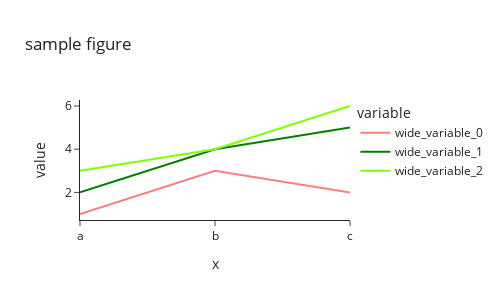

Notebook code for this chart:
### Code cell
fig = px.line(x=["a","b","c"], y=[[1,3,2], [2,4,5], [3,4,6]], title="sample figure")
fig

### Figure 1 — Plotly figure (JSON) as saved in the notebook; plotly's stock layout.template omitted (floating-point values rounded to 4 significant figures)
{"data": [{"hovertemplate": "variable=wide_variable_0<br>x=%{x}<br>value=%{y}<extra></extra>", "legendgroup": "wide_variable_0", "line": {"color": "rgba(243, 0, 0, 0.5)", "dash": "solid"}, "marker": {"symbol": "circle"}, "mode": "lines", "name": "wide_variable_0", "orientation": "v", "showlegend": true, "type": "scatter", "x": ["a", "b", "c"], "xaxis": "x", "y": [1, 3, 2], "yaxis": "y"}, {"hovertemplate": "variable=wide_variable_1<br>x=%{x}<br>value=%{y}<extra></extra>", "legendgroup": "wide_variable_1", "line": {"color": "green", "dash": "solid"}, "marker": {"symbol": "circle"}, "mode": "lines", "name": "wide_variable_1", "orientation": "v", "showlegend": true, "type": "scatter", "x": ["a", "b", "c"], "xaxis": "x", "y": [2, 4, 5], "yaxis": "y"}, {"hovertemplate": "variable=wide_variable_2<br>x=%{x}<br>value=%{y}<extra></extra>", "legendgroup": "wide_variable_2", "line": {"color": "#7FFF00", "dash": "solid"}, "marker": {"symbol": "circle"}, "mode": "lines", "name": "wide_variable_2", "orientation": "v", "showlegend": true, "type": "scatter", "x": ["a", "b", "c"], "xaxis": "x", "y": [3, 4, 6], "yaxis": "y"}], "layout": {"height": 300, "legend": {"title": {"text": "variable"}, "tracegroupgap": 0}, "title": {"text": "sample figure"}, "width": 500, "xaxis": {"anchor": "y", "domain": [0, 1], "title": {"text": "x"}}, "yaxis": {"anchor": "x", "domain": [0, 1], "title": {"text": "value"}}}}
